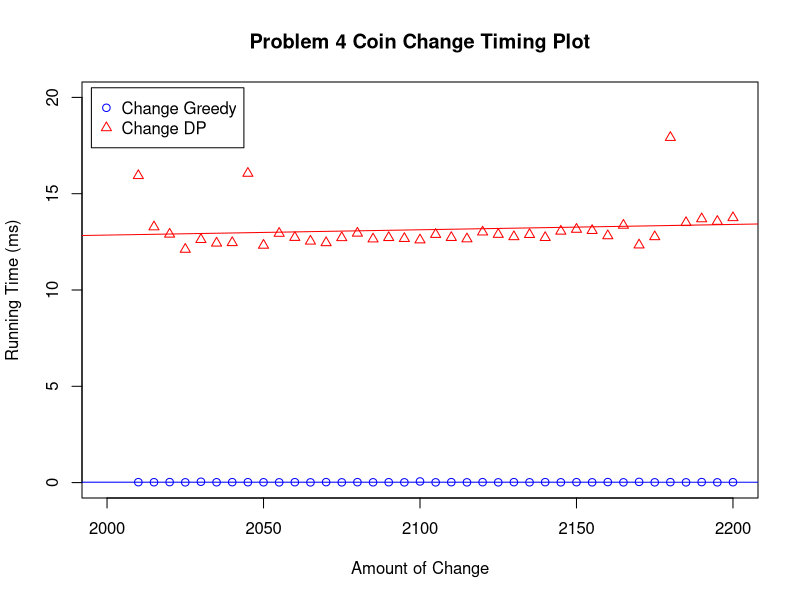
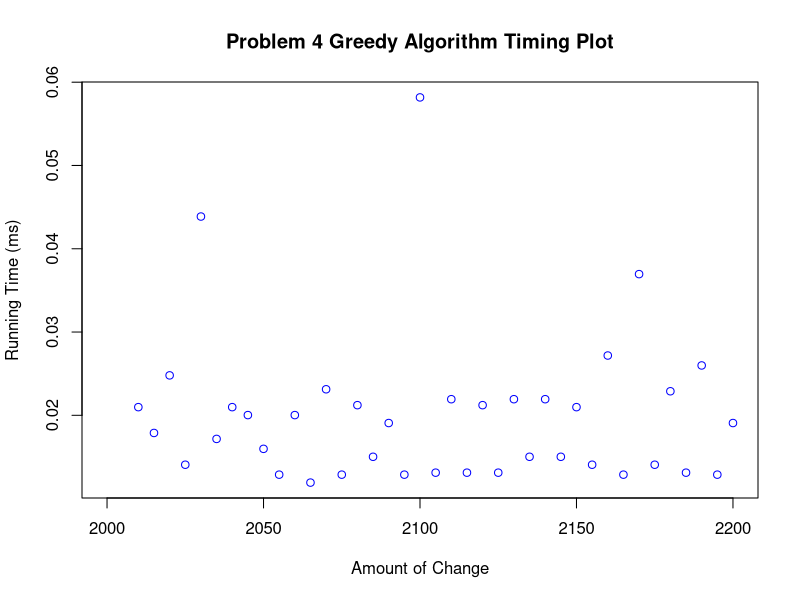
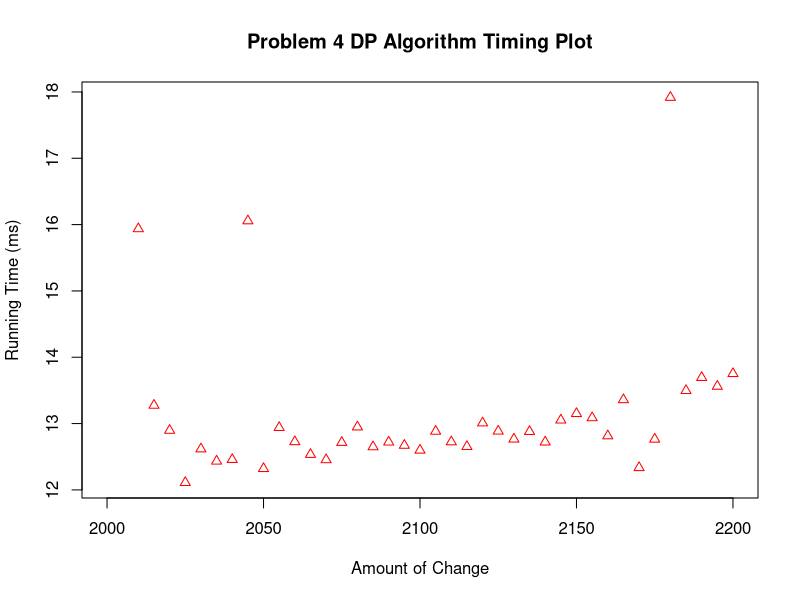

Source code (R) for these figures, in order:


data <- read.csv(file="timing4.csv",head=TRUE,sep=",")

y1 = data$timing[data$algorithm=="changegreedy"]
y2 = data$timing[data$algorithm=="changedp"]

df <- data.frame(y1, y2, x = data$size[data$algorithm=="changedp"])

plot(y1 ~ x, data=df, type="p", pch=1, cex=1, col="blue", xlim=c(2000, 2200), ylim=c(0, 20), main="Problem 4 Coin Change Timing Plot", xlab="Amount of Change", ylab="Running Time (ms)")

lines(y2 ~ x, data=df, type="p", pch=2, cex=1, col="red")

legend(1995, 20.5, c("Change Greedy", "Change DP"), pch=c(1,2), col=c("blue","red"))

fit1 <- lm(y1 ~ df$x)
abline(fit1, col="blue")

fit2 <- lm(y2 ~ df$x)
abline(fit2, col="red")

dev.copy(png, 'time1.png')
dev.off()

plot(y1 ~ x, data=df, type="p", pch=1, cex=1, col="blue", xlim=c(2000, 2200), main="Problem 4 Greedy Algorithm Timing Plot", xlab="Amount of Change", ylab="Running Time (ms)")
dev.copy(png, 'time1greedy.png')
dev.off()

plot(y2 ~ x, data=df, type="p", pch=2, cex=1, col="red", xlim=c(2000, 2200), main="Problem 4 DP Algorithm Timing Plot", xlab="Amount of Change", ylab="Running Time (ms)")
dev.copy(png, 'time1dp.png')
dev.off()